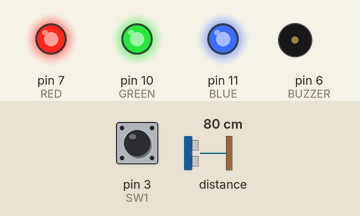
Bench run of a sketch on a simulated Arduino Mega 2560, built with avr-gcc and run on an emulated ATmega2560. On the bench: output pins drawn as LEDs (lit = HIGH), buzzer (waves = sounding, pin HIGH). Dashed ring = blinking. Inputs (shaded band) come from the test bench; at power-on: distance to the obstacle 80 cm, pin 3 (SW1) HIGH. The echo pulse lasts 58.3 µs per cm; pins used as bus, display or sensor lines are not drawn; what the sketch prints to the serial monitor is not drawn.

Above: at 1.8 s.
1.9 s: distance to the obstacle set to 33 cm
3.4 s: distance to the obstacle set to 27 cm
At 6.1 s:
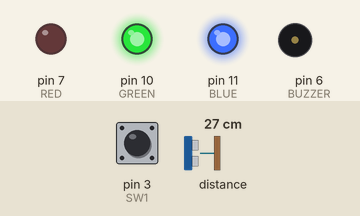
7.5 s: pin 3 (SW1) pulled LOW for 3.2 s
At 9.5 s:
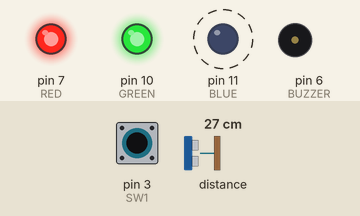
15.7 s: pin 3 (SW1) pulled LOW for 1 s
At 17.98 s:
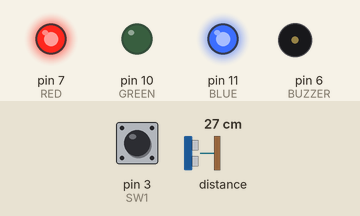
19.5 s: distance to the obstacle set to 35 cm
At 20.2 s:
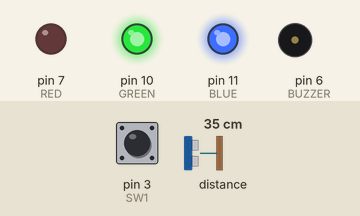
Timing chart, 0 to 22.0 s (numbered marks = the images above; inputs shaded):
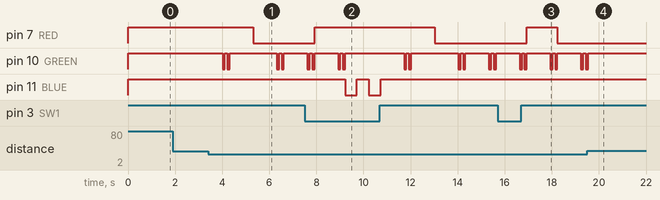

Measured:
- the behaviour switches between 31 and 30 cm on distance to the obstacle (found by bisection; images 0 and 1)
- after the input at 1.9 s, every drawn part: stays the same
- after the input at 3.4 s, pin 7 (RED): HIGH → LOW after 1.9 s; pin 10 (GREEN): HIGH → LOW after 0.62 s, → HIGH 0.10 s later, → LOW 0.10 s later, → HIGH 0.10 s later, … (8 changes in this stretch)
- after the input at 7.5 s, pin 7 (RED): LOW → HIGH after 0.42 s, → LOW 5.1 s later; pin 11 (BLUE): alternates HIGH for 0.50 s and LOW for 0.50 s, 4 changes in all, then stays HIGH, starting after 1.7 s
- after the input at 15.7 s, pin 7 (RED): LOW → HIGH after 1.2 s, → LOW 1.3 s later
- after the input at 19.5 s, pin 10 (GREEN): goes on until 19.5 s, then stays HIGH

The sketch:

parcel_theft_protector_with_S2S_.ino
```cpp
#include <Arduino.h>

const int ECHO = 0;
const int TRIG = 1;
#define SOUND_SPEED 340
#define TRIG_PULSE_DURATION_US 10

const int BUZZER = 6;
const int SW1 = 3;
const int RED=7;
const int BLUE=11;
const int GREEN=10;
char sentence='d';
int switch_state = 0; // door is initially CLOSED
int parcel = 0; //indicates parcel exists or not
int theft_happened = 0; //Show if theft happened

int msg_sent = 0; //message sent or not
int msg_number = 0; // total sent message amount
int show_msg = 0;
const int msg_MAX = 20; // max. message


#include <Arduino.h>
#include <SPI.h>

void setup() {
  // put your setup code here, to run once:

  pinMode(TRIG, OUTPUT);
  pinMode(ECHO, INPUT);
  pinMode(BUZZER, OUTPUT);
  pinMode(SW1, INPUT);
  pinMode(RED, OUTPUT);
  pinMode(GREEN, OUTPUT);
  pinMode(BLUE, OUTPUT);

  switch_state = 0; // door is initially CLOSED
  parcel = 0; //indicates parcel exists or not

  Serial.begin(115200);
/*
  Serial2.setTX(8);
  Serial2.setRX(9);*/
  Serial2.begin(115200);

  digitalWrite(RED, HIGH);
  digitalWrite(GREEN, HIGH);
  digitalWrite(BLUE, HIGH);

  parcel = 0;
  switch_state = 0;
  theft_happened = 0;
  msg_sent = 0; //message sent or not
  msg_number = 0; // total sent message amount

}

void loop() {
  // put your main code here, to run repeatedly:

  int switch_in = digitalRead(SW1); //check if the door is open

  //Determining if SW1 is on or not

  if(switch_in == LOW){
    switch_state = 1;
    //indicates whether receiver is ready to get the parcel(=DOOR OPEN)
  }
  else{
    switch_state = 0;
    //(=DOOR closed)
  }

  //Making a Pulse and calculating distance

  digitalWrite(TRIG,LOW);
  delayMicroseconds(2);
  digitalWrite(TRIG, HIGH);
  delayMicroseconds(10);
  digitalWrite(TRIG,LOW);

  float T_ultrason = pulseIn(ECHO, HIGH);
  float dist = T_ultrason * 343* 0.0001/2;

  /*Serial.println("----------");
  Serial.print(dist);
  Serial.println(" cm  ");
  Serial.println("----------");
  */

  if(dist < 30 ){ //DELIVERY ARRIVED
    parcel = 1;
    sentence='Your package has arrived!';
    //Serial.println("Your package has arrived!");
    digitalWrite(GREEN, LOW);
    delay(100);
    digitalWrite(GREEN, HIGH);
    delay(100);
    digitalWrite(GREEN, LOW);
    delay(100);
    digitalWrite(GREEN, HIGH);


    //send message to phone
  }

  // CHECKING STATUS

  /*Serial.print("Your package"); //Shows if package is exists
  if(parcel ==1){Serial.println(" is available");}
  else{Serial.println(" don't exists");}

  Serial.print("Door: "); //Show if switch is on(=DOOR OPEN)
  if (switch_state == 1) {Serial.println(" Open"); }
  else {Serial.println(" Closed"); }
  */


  //CHECKING THEFT


  if(switch_state ==0){ //when door is closed
    if(parcel ==1 && dist > 10 ) {//THEFT!


      sentence='Someone stole your package!!';
      //Serial.println("Someone stole your package!!");


      if(msg_number <= msg_MAX){
              //send message to phone
        if(msg_sent ==0){
        Serial2.write("AT");
        show_msg = 0;
        while( show_msg < 20){
          char c3= Serial2.read();
          Serial.write(c3);
          show_msg +=1;
        }
        msg_sent =1;
        msg_number +=1;
        delay(1000);
        }
      }


      theft_happened =1;
      digitalWrite(RED, LOW);
    }
  }

  if(  theft_happened ==1){ //Theft message stays until door is OPEN


    if(switch_state ==1){ //Owner has arrived
      theft_happened = 0; //Reset to normal
      parcel =0;
      digitalWrite(RED, HIGH);

    }

  }


  if(theft_happened ==0){ //when theft didn't happened
    if(switch_state ==1){ //when door is OPEN
      if(dist>10 && parcel==1)
      { //parcel is safely received
        parcel=0;
        switch_state=0;
        sentence='You receievd package.';
        Serial.println("You receievd package.");
        digitalWrite(BLUE, LOW);
        delay(500);
        digitalWrite(BLUE, HIGH);
        delay(500);
        digitalWrite(BLUE, LOW);
        delay(500);
        digitalWrite(BLUE, HIGH);
        msg_sent = 0;
        digitalWrite(RED, HIGH);

      }
   }
  }

delay(1000);

  if(Serial.available())
  {
    show_msg = 0;
        while( show_msg < 20){
          char c=  Serial.read();
          Serial2.write(c);
          Serial.print(c);


          show_msg +=1;
        }

  }
  if(Serial2.available())
  {
        show_msg = 0;
        while( show_msg < 20){
          char c2 = Serial2.read();
          Serial.write(c2);

          show_msg +=1;
        }
  }


  /*
  if(Serial.available() > 0)
  {
    char c;
    c = Serial.read();
    Serial2.write(c);
    Serial.print(c);
  }
  if(Serial2.available() > 0)
  {
    char c2;
    c2 = Serial2.read();
    Serial.write(c2);
  }*/
}
```
